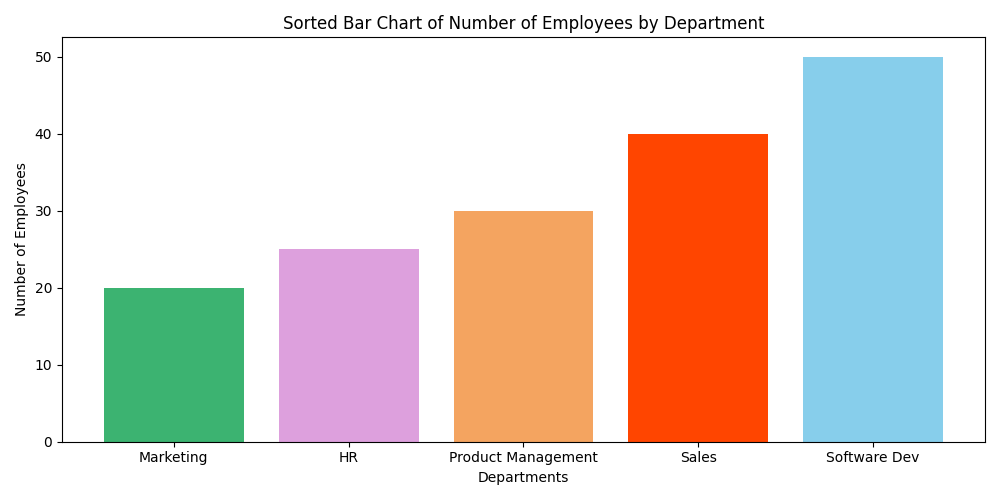

Recreate this plot in Python.
import matplotlib.pyplot as plt

departments = ['Software Dev', 'Product Management', 'Marketing', 'Sales', 'HR']
num_employees = [50, 30, 20, 40, 25]
new_colors = ['skyblue', 'sandybrown', 'mediumseagreen', 'orangered', 'plum']

sorted_data = sorted(zip(num_employees, departments, new_colors), key=lambda x: x[0])
sorted_num_employees, sorted_departments, sorted_colors = zip(*sorted_data)

plt.figure(figsize=(10, 5))
plt.bar(sorted_departments, sorted_num_employees, color=sorted_colors)
plt.xlabel('Departments')
plt.ylabel('Number of Employees')
plt.title('Sorted Bar Chart of Number of Employees by Department')
plt.tight_layout()
plt.show()
